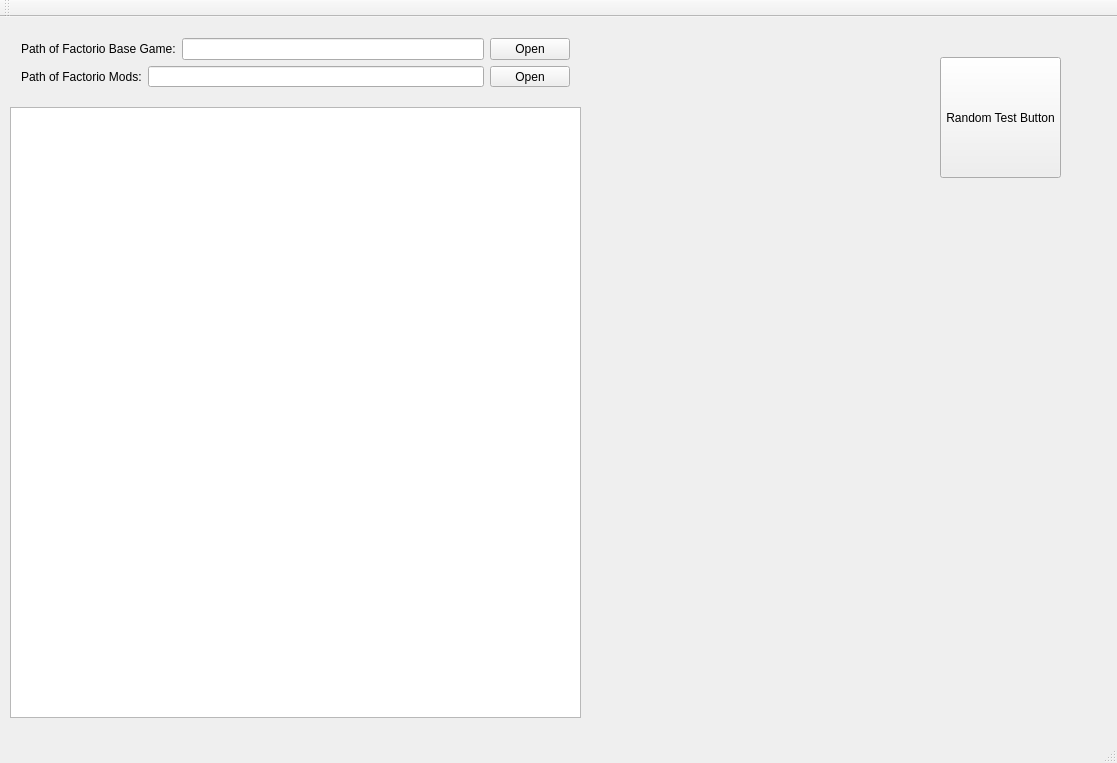
<?xml version="1.0" encoding="UTF-8"?>
<ui version="4.0">
 <class>MainWindow</class>
 <widget class="QMainWindow" name="MainWindow">
  <property name="geometry">
   <rect>
    <x>0</x>
    <y>0</y>
    <width>1117</width>
    <height>763</height>
   </rect>
  </property>
  <property name="windowTitle">
   <string>MainWindow</string>
  </property>
  <widget class="QWidget" name="centralWidget">
   <widget class="QTextBrowser" name="textBrowser">
    <property name="geometry">
     <rect>
      <x>10</x>
      <y>90</y>
      <width>571</width>
      <height>611</height>
     </rect>
    </property>
   </widget>
   <widget class="QWidget" name="layoutWidget">
    <property name="geometry">
     <rect>
      <x>10</x>
      <y>10</y>
      <width>571</width>
      <height>71</height>
     </rect>
    </property>
    <layout class="QVBoxLayout" name="verticalLayout">
     <item>
      <layout class="QHBoxLayout" name="horizontalLayout" stretch="0,0,0">
       <item>
        <widget class="QLabel" name="label">
         <property name="text">
          <string>Path of Factorio Base Game:</string>
         </property>
        </widget>
       </item>
       <item>
        <widget class="QLineEdit" name="lineEdit_DirectoryBasegame"/>
       </item>
       <item>
        <widget class="QPushButton" name="pushButton_OpenBasegame">
         <property name="text">
          <string>Open</string>
         </property>
        </widget>
       </item>
      </layout>
     </item>
     <item>
      <layout class="QHBoxLayout" name="horizontalLayout_2" stretch="0,0,0">
       <item>
        <widget class="QLabel" name="label_2">
         <property name="text">
          <string>Path of Factorio Mods:</string>
         </property>
        </widget>
       </item>
       <item>
        <widget class="QLineEdit" name="lineEdit_DirectoryMods"/>
       </item>
       <item>
        <widget class="QPushButton" name="pushButton_OpenMods">
         <property name="text">
          <string>Open</string>
         </property>
        </widget>
       </item>
      </layout>
     </item>
    </layout>
   </widget>
   <widget class="QPushButton" name="pushButton_Random">
    <property name="geometry">
     <rect>
      <x>940</x>
      <y>40</y>
      <width>121</width>
      <height>121</height>
     </rect>
    </property>
    <property name="text">
     <string>Random Test Button</string>
    </property>
   </widget>
  </widget>
  <widget class="QMenuBar" name="menuBar">
   <property name="geometry">
    <rect>
     <x>0</x>
     <y>0</y>
     <width>1117</width>
     <height>20</height>
    </rect>
   </property>
  </widget>
  <widget class="QToolBar" name="mainToolBar">
   <attribute name="toolBarArea">
    <enum>TopToolBarArea</enum>
   </attribute>
   <attribute name="toolBarBreak">
    <bool>false</bool>
   </attribute>
  </widget>
  <widget class="QStatusBar" name="statusBar"/>
 </widget>
 <layoutdefault spacing="6" margin="11"/>
 <resources/>
 <connections/>
</ui>
